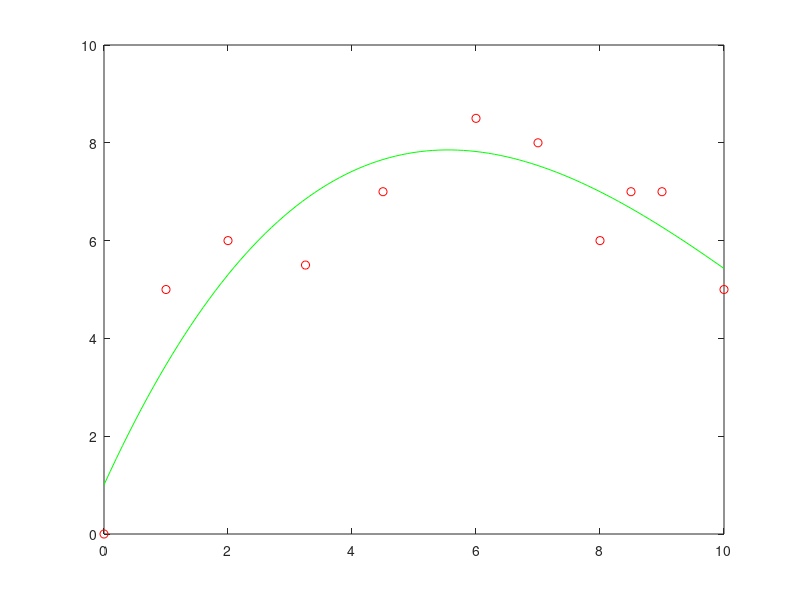

The MATLAB source for this figure:
% C & C 21.23 (p. 631)
function cc_21_23
% define tabular data
T=[0 1 2 3.25 4.5 6 7 8 8.5 9 10];
V=[0 5 6 5.5 7 8.5 8 6 7 7 5];
%% method 1: simple trapezoidal tabular data interpolation
d_trap_data = trap_data(T,V)
%% method 2: fit a cubic polynomial to data and integrate using trap
p=polyfit(T,V,3); % polynomial coefficients are in 'p'
% define uniformly spaced time data for evaluation of velocity
t=0:0.1:10;
% evaluate fitted velocity values V from T
v=polyval(p,t);
% plot data and fitted values
plot(T,V,'ro',t,v,'-g');
% define integrand function with polynomial fit
f1=@(t) vel_poly(t,p);
% define integrand function with linear interpolation
f2=@(t) vel_interp(t,T,V);
% integrate to find distance 'd' from trap function
a=0; b=10; n=100;
d_cubic_fit = trap(f1,a,b,n)
d_linear_interp = trap(f2,a,b,n)
return

% integrand function with polynomial fit
function [v] = vel_poly(t,p)
v = polyval(p,t);
return

% integrand function with linear interpolation
function [v] = vel_interp(t,T,V)
v=interp1(T,V,t);
return

% trapezoidal integration of a function
function [I] = trap(f,a,b,n)
h = (b-a)/n; I=0;
for i=0:n
    x = a + i*h;
    if (i == 0 || i == n)  % end points
        I = I + feval(f,x);
    else                     % interior points
        I = I + 2*feval(f,x);
    end
end
I = I*h/2;
return

function [I] = trap_data(t,v)
n=length(t); I=0;
for i=1:n-1
    h=t(i+1)-t(i);
    I=I+h*(v(i+1)+v(i))/2;
end
